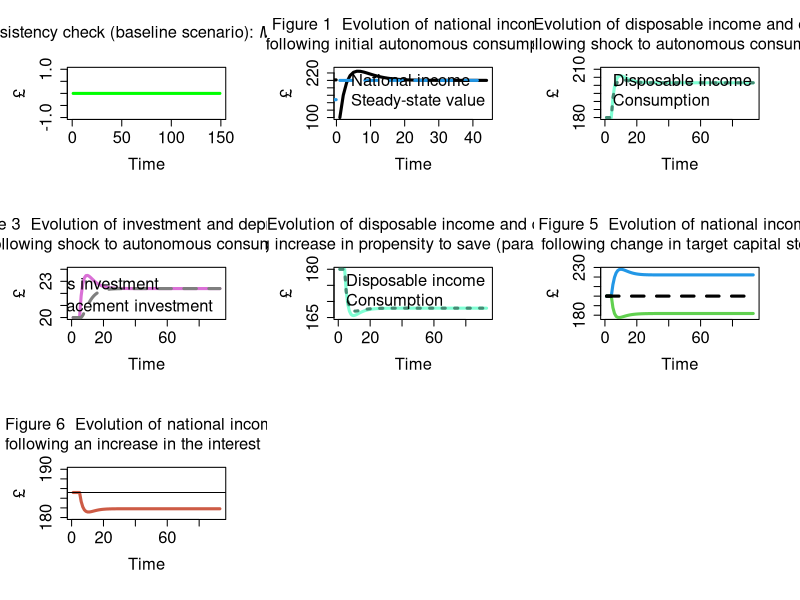

This chart was generated by the following R code:
# Model BMW for R (from scratch): main code
# from Wynne Godley and Marc Lavoie
# Monetary Economics
# Chapter 7 

# Version: 30 May 2019; revised: 6 November 2022

################################################################################

#STEP 1: PREPARE THE WORK-SPACE

#Clear environment
rm(list=ls(all=TRUE))

#Clear plots
if(!is.null(dev.list())) dev.off()

#Clear console
cat("\014")

#Number of periods
nPeriods = 150

#Number of scenarios
nScenarios=6 

################################################################################

#STEP 2: SET THE COEFFICIENTS (EXOGENOUS VARIABLES AND PARAMETERS)
alpha2=0.1 #Propensity to consume out of wealth
delta=0.1 #Depreciation rate
gamma=0.15 #Reaction speed of adjustment of capital to its target value
alpha1r = 0.5 #Propensity to consume out of interests if c_d=c_d(r)
alpha1w = 0.75 #Propensity to consume out of wages if c_d=c_d(r)
alpha0=matrix(data=0,nrow=nScenarios,ncol=nPeriods) #Set autonomous component of consumption as a matrix (for shocks) 
alpha1=matrix(data=0.75,nrow=nScenarios,ncol=nPeriods) #Set autonomous propensity to consume out of income as a matrix (for shocks) 
kappa=matrix(data=1,nrow=nScenarios,ncol=nPeriods)  #Capital-output ratio
rl_bar=matrix(data=0.04,nrow=nScenarios,ncol=nPeriods)  #Rate of interests on bank loans - exogenously set

################################################################################

#STEP 3: CREATE VARIABLES AND ATTRIBUTE INITIAL VALUES
af=matrix(data=0,nrow=nScenarios,ncol=nPeriods) #Create variables and attribute values to stocks
c_d=matrix(data=0,nrow=nScenarios,ncol=nPeriods) #Consumption goods demand by households
c_s=matrix(data=0,nrow=nScenarios,ncol=nPeriods) #Consumption goods supply
da=matrix(data=0,nrow=nScenarios,ncol=nPeriods) #Depreciation allowances
k=matrix(data=0,nrow=nScenarios,ncol=nPeriods)  #Stock of capital
kt=matrix(data=0,nrow=nScenarios,ncol=nPeriods) #Target stock of capital
l_d=matrix(data=0,nrow=nScenarios,ncol=nPeriods) #Demans for bank loans 
l_s=matrix(data=0,nrow=nScenarios,ncol=nPeriods) #Supply of bank loans 
i_d=matrix(data=0,nrow=nScenarios,ncol=nPeriods) #Demand for Investment
i_s=matrix(data=0,nrow=nScenarios,ncol=nPeriods) #Supply of Investment
mh=matrix(data=0,nrow=nScenarios,ncol=nPeriods) #Bank deposits held by households
ms=matrix(data=0,nrow=nScenarios,ncol=nPeriods) #Supply of bank deposits
n_s=matrix(data=0,nrow=nScenarios,ncol=nPeriods) #Supply of labour
n_d=matrix(data=0,nrow=nScenarios,ncol=nPeriods) #Demand for labour
pr=matrix(data=1,nrow=nScenarios,ncol=nPeriods) #Labour productivity
rl=matrix(data=rl_bar,nrow=nScenarios,ncol=nPeriods) #Rate of interests on banks loans
rm=matrix(data=rl,nrow=nScenarios,ncol=nPeriods) #Rate of interests on bank deposits
w=matrix(data=0.86,nrow=nScenarios,ncol=nPeriods) #Wage rate
wb_d=matrix(data=0,nrow=nScenarios,ncol=nPeriods) #Wage Bill
wb_s=matrix(data=0,nrow=nScenarios,ncol=nPeriods) #Supply of Wages
y=matrix(data=0,nrow=nScenarios,ncol=nPeriods) #Income
y_star=matrix(data=0,nrow=nScenarios,ncol=nPeriods) #Steady-state income
yd=matrix(data=0,nrow=nScenarios,ncol=nPeriods) #Disposal Income of households
       

################################################################################

#STEP 4: RUN THE MODEL

#STEP 4.A: DEFINE THE LOOPS

#Choose scenario
for (j in 1:nScenarios){
  
  #Define time loop
  for (i in 2:nPeriods){
    
    #Define iterations
    for (iterations in 1:100){
      
      
      #STEP 4.B: ADD ALTERNATIVE SCENARIOS  
      
      #Initial shock to autonomous consumption
      if (i>=2){alpha0[j,i]=25}    
      
      #Scenario 2: positive shock to target capital stock
      if (i>=52 & j==2){kappa[j,i]=1.1}
      
      #Scenario 3: negative shock to target capital stock
      if (i>=52 & j==3){kappa[j,i]=0.9}
      
      #Scenario 4: shock to autonomous consumption
      if (i>=52 & j==4){alpha0[j,i]=28}
      
      #Scenario 5: shock to interest rate with c_d = c_d(r)
      if (i>=52 & j==5){rl_bar[j,i]=0.05}
      
      #Scenario 6: increase in propensity to save
      if (i>=52 & j==6){alpha1[j,i]=0.74}
      
      
      #STEP 4.C: DEFINE THE SYSTEM OF EQUATIONS        
      
      
      #Behavioural equations and equilibrium condition
      
        #Supply of consumption goods - eq. 7.1
        c_s[j,i] = c_d[j,i]
        #Supply of investment goods - eq. 7.2
        i_s[j,i] = i_d[j,i]
        #Supply of labour - eq. 7.3
        n_s[j,i] = n_d[j,i]
        #Supply of loans - eq. 7.4
        l_s[j,i] = l_s[j,i-1] + (l_d[j,i] - l_d[j,i-1])   
      
      #Transactions of the firms
      
        #GDP - eq. 7.5
        y[j,i] = c_s[j,i] + i_s[j,i]
        #Wage bill - eq. 7.6
        wb_d[j,i] = y[j,i] - rl[j,i-1]*l_d[j,i-1] - af[j,i]   
        #Depreciation allowances - eq. 7.7
        af[j,i] = da[j,i]
        #Demand for bank loans - eq. 7.8
        l_d[j,i] = l_d[j,i-1] + i_d[j,i] - af[j,i] 
      
      #Transactions of households
      
        #Disposable income - eq. 7.9
        yd[j,i] = wb_d[j,i] + rm[j,i-1]*mh[j,i-1]
      
        #Bank deposits held by households - eq. 7.10
        mh[j,i] = mh[j,i-1] + yd[j,i] - c_d[j,i]
      
      #Transactions of the banks  
      
        #Supply of deposits - eq. 7.11
        ms[j,i] = ms[j,i-1] + (l_s[j,i] - l_s[j,i-1])
      
        #Rate of interest on deposits - eq. 7.12
        rm[j,i] = rl[j,i]
      
      #The wage bill  
      
        #"Supply" of wages - eq. 7.13
        wb_s[j,i] = w[j,i]*n_s[j,i]         
      
        #Labour demand - eq. 7.14
        n_d[j,i] = y[j,i]/pr[j,i]        
      
        #Wage rate - eq. 7.15
        w[j,i] = wb_d[j,i]/n_d[j,i]       
      
      #Household behaviour
      
        #Demand for consumption goods - eq. 7.16 (and 7.16A)
        if (j==5){ c_d[j,i] = alpha0[j,i] + alpha1w*wb_s[j,i] + alpha1r*rm[j,i-1]*mh[j,i-1] + alpha2*mh[j,i-1]}
             else{ c_d[j,i] = alpha0[j,i] + alpha1[j,i]*yd[j,i] + alpha2*mh[j,i-1]}
      
      #The investment behaviour
      
        #Accumulation of capital - eq. 7.17
        k[j,i] = k[j,i-1] + i_d[j,i] - da[j,i]
      
        #Depreciation allowances - eq. 7.18
        da[j,i] = delta*k[j,i-1]
      
        #Capital stock target - eq. 7.19
        kt[j,i] = kappa[j,i]*y[j,i-1]
      
        #Demand for investment goods - eq. 7.20
        i_d[j,i] = gamma*(kt[j,i] - k[j,i-1]) + da[j,i]
      
      #The behaviour of banks
      
        #Interest rate on loans - eq. 7.21
        rl[j,i] = rl_bar[j,i]
      
      #Additional equation for calculating y steady-state value
        y_star[j,i] = alpha0[j,i]/((1-alpha1[j,i])*(1-delta*kappa[j,i])-alpha2*kappa[j,i])       
      
    }
  }
}

################################################################################

#STEP 5: CONSISTENCY CHECK (REDUNDANT EQUATION)

#Create consistency statement 
aerror=0
error=0
for (i in 2:(nPeriods-1)){error = error + (ms[1,i]-mh[1,i])^2}
aerror = error/nPeriods
if ( aerror<0.01 ){cat(" *********************************** \n Good news! The model is watertight! \n", "Average error =", aerror, "< 0.01 \n", "Cumulative error =", error, "\n ***********************************")} else{
  if ( aerror<1 && aerror<1 ){cat(" *********************************** \n Minor issues with model consistency \n", "Average error =", aerror, "> 0.01 \n", "Cumulative error =", error, "\n ***********************************")}
  else{cat(" ******************************************* \n Warning: the model is not fully consistent! \n", "Average error =", aerror, "> 1 \n", "Cumulative error =", error, "\n *******************************************")} }      

#Plot redundant equation
layout(matrix(c(1,2,3,4,5,6,7,8,9), 3, 3, byrow = TRUE))
par(mar = c(5.1+1, 4.1+1, 4.1+1, 2.1+1))
plot(ms[1,2:nPeriods]-mh[1,2:nPeriods], type="l", col="green",lwd=3,lty=1,font.main=1,cex.main=1.5,
     main=expression("Consistency check (baseline scenario): " * italic(M[phantom("")]["s"]) - italic(M[phantom("")]["h"])),
     cex.axis=1.5,cex.lab=1.5,ylab = '£',
     xlab = 'Time',ylim = range(-1,1))

################################################################################

#STEP 6: CREATE AND DISPLAY GRAPHS

#Change layout
#layout(matrix(c(1,2), 1, 2, byrow = TRUE))
par(mar = c(5.1+1, 4.1+1, 4.1+1, 2.1+1))

#Figure 1
plot(y[1,2:45],type="l",col=1,lwd=3,lty=1,font.main=1,cex.main=1.5,
     main="Figure 1  Evolution of national income \n following initial autonomous consumption",
     cex.axis=1.5,cex.lab=1.5,ylab = '£',xlab = 'Time',ylim=range(100,230))
lines(y_star[1,2:45],type="l",lwd=3,lty=2,col=4)
legend("bottomright",c("National income","Steady-state value"),  bty = "n", cex = 1.5,
       lty=c(1,2), lwd=c(3,3), col = c(1,4), box.lwd=0)

#Figure 2
plot(yd[4,48:140],type="l",col="aquamarine",lwd=3,lty=1,font.main=1,cex.main=1.5,
     main="Figure 2  Evolution of disposable income and consumption \n following shock to autonomous consumption",
     cex.axis=1.5,cex.lab=1.5,ylab = '£',xlab = 'Time',ylim=range(180,210))
lines(c_d[4,48:140],type="l",lwd=3,lty=3,col="aquamarine4")
legend("bottomright",c("Disposable income","Consumption"),  bty = "n", cex = 1.5,
       lty=c(1,3), lwd=c(3,3), col = c("aquamarine","aquamarine4"), box.lwd=0)

#Figure 3
plot(i_d[4,48:140],type="l",col="orchid",lwd=3,lty=1,font.main=1,cex.main=1.5,
     main="Figure 3  Evolution of investment and depreciation \n following shock to autonomous consumption",
     cex.axis=1.5,cex.lab=1.5,ylab = '£',xlab = 'Time',ylim=range(20,24))
lines(da[4,48:140],type="l",lwd=3,lty=2,col="gray50")
legend("right",c("Gross investment","Replacement investment \n (capital depreciation)"),  bty = "n", cex = 1.5,
       lty=c(1,2), lwd=c(3,3), col = c("orchid","gray50"), box.lwd=0)

#Figure 4
plot(yd[6,48:140],type="l",col="aquamarine",lwd=3,lty=1,font.main=1,cex.main=1.5,
     main="Figure 4  Evolution of disposable income and consumption \n following increase in propensity to save (paradox ot thrift!)",
     cex.axis=1.5,cex.lab=1.5,ylab = '£',xlab = 'Time',ylim=range(165,180))
lines(c_d[6,48:140],type="l",lwd=3,lty=3,col="aquamarine4")
legend("bottomright",c("Disposable income","Consumption"),  bty = "n", cex = 1.5,
       lty=c(1,3), lwd=c(3,3), col = c("aquamarine","aquamarine4"), box.lwd=0)

#Figure 5
plot(y[2,48:140],type="l",col=4,lwd=3,lty=1,font.main=1,cex.main=1.5,
     main="Figure 5  Evolution of national income \n following change in target capital stock",
     cex.axis=1.5,cex.lab=1.5,ylab = '£',xlab = 'Time',ylim=range(min(y[3,40:150]),max(y[2,40:150])))
mycol3 <- rgb(255,255,0, max = 255, alpha = 40, names = "myyellow")
lines(y[3,48:140],type="l",lwd=3,lty=1,col=3)
lines(y[1,48:51],type="l",lwd=3,lty=1,col=1)
lines(y[1,48:140],type="l",lwd=3,lty=2,col=1)
#rect(xleft=12,xright=150,ybottom=30,ytop=130,col=mycol3,border=NA)
legend(40,105,c("Higher capital/output","Lower capital/output","Baseline value"),  bty = "n", cex = 1.5,
       lty=c(1,1,2), lwd=c(3,3,3), col = c(4,3,1), box.lwd=0)

#Figure 6
plot(y[5,48:140],type="l",col="coral3",lwd=3,lty=1,font.main=1,cex.main=1.5,
     main="Figure 6  Evolution of national income \n following an increase in the interest rate",
     cex.axis=1.5,cex.lab=1.5,ylab = '£',xlab = 'Time',ylim=range(180,190))
abline(h=y[5,48])
